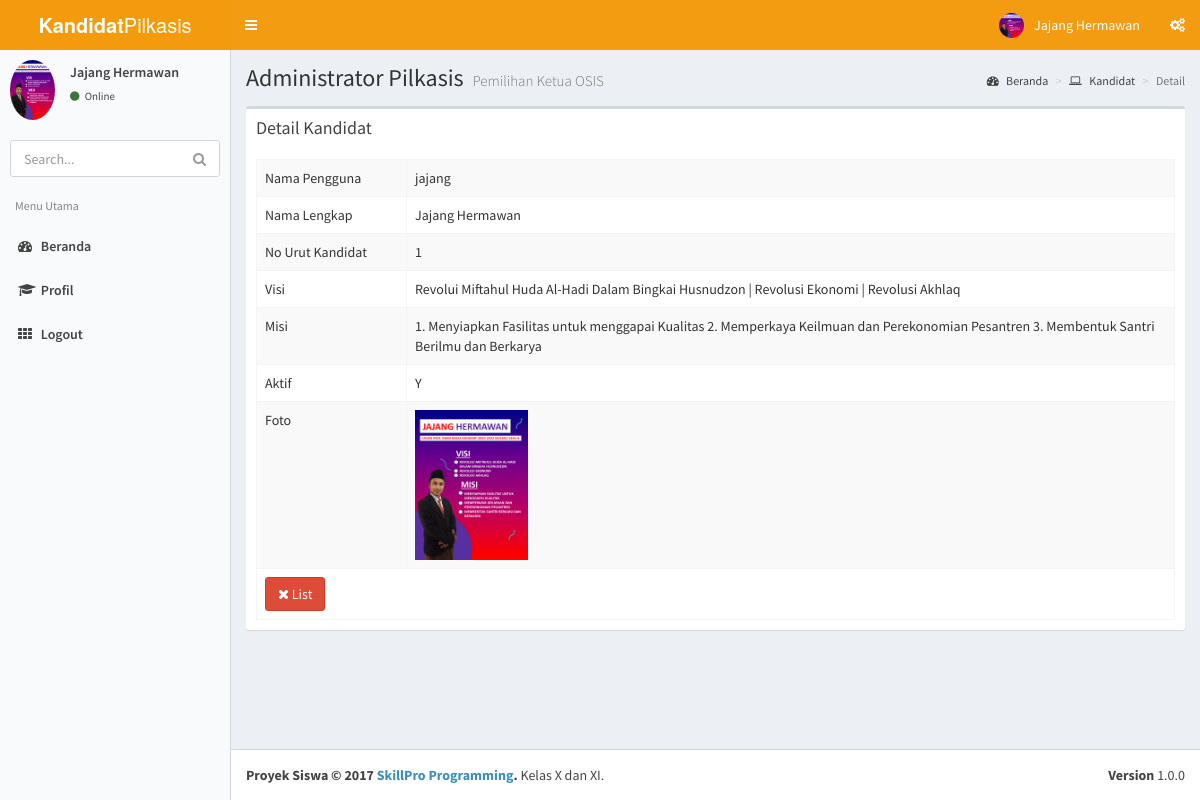
The page /kandidat/index.php?m=kandidat&s=detail&idp=10 (signed in) on the database its author committed.
### tables this page shows
CREATE TABLE `kandidat` (
  `idkandidat` int(2) NOT NULL,
  `username` varchar(25) NOT NULL,
  `password` varchar(32) NOT NULL,
  `nama` varchar(100) NOT NULL,
  `nokandidat` varchar(2) NOT NULL,
  `jumlahsuara` varchar(4) NOT NULL DEFAULT '0',
  `visi` varchar(100) NOT NULL,
  `misi` varchar(255) NOT NULL,
  `aktif` enum('Y','T') NOT NULL DEFAULT 'T',
  `foto` varchar(50) NOT NULL
);

### kandidat/modul/kandidat/detail.php (the view, shortened to what this page needs)
<?php include "atas.php"; ?>
  <div class="content-wrapper">
    <section class="content-header">
      <h1>
        Administrator Pilkasis
        <small>Pemilihan Ketua OSIS</small>
      </h1>
      <ol class="breadcrumb">
        <li><a href="."><i class="fa fa-dashboard"></i> Beranda</a></li>
        <li><a href="?m=kandidat"><i class="fa fa-laptop"></i> Kandidat</a></li>
        <li class="active">Detail</li>
      </ol>
    </section>
	<section class="content">
      <div class="row">
        <div class="col-xs-12">
          <div class="box">
            <div class="box-header">
              <h3 class="box-title">Detail Kandidat</h3>
            </div>
            <div class="box-body">
<?php
$id=$_GET['idp'];
include "../sambungan.php";
$sql="SELECT * FROM kandidat WHERE idkandidat='$id'";
$query=mysqli_query($koneksi,$sql);
$r=mysqli_fetch_assoc($query);
?>
              <table id="pilkasis1" class="table table-bordered table-hover table-striped">
                <tbody>
					<tr>
						<td width=150>Nama Pengguna</td>
						<td><?php echo$r['username'];?></td>
					</tr>
					<tr>
						<td>Nama Lengkap</td>
						<td><?php echo$r['nama'];?></td>
					</tr>
					<tr>
						<td>No Urut Kandidat</td>
						<td><?php echo$r['nokandidat'];?></td>
					</tr>
					<tr>
						<td>Visi</td>
						<td><?php echo$r['visi'];?></td>
					</tr>
					<tr>
						<td>Misi</td>
						<td><?php echo$r['misi'];?></td>
					</tr>
					<tr>
						<td>Aktif</td>
						<td><?php echo $r['aktif'];?></td>
					</tr>
					<tr>
						<td>Foto</td>
						<td>
<?php
						if ($r['foto']!=''){
						  echo "<img src=\"../gambar/kandidat/$r[foto]\" height=150 />";
						}
						else{
						  echo "<img src=\"../gambar/kandidat/0.jpg\">";
						}
?>
					</tr>
					<tr>
						<td colspan=2>
						<a href="?m=kandidat" class="btn btn-large btn-danger"><i class="fa fa-times"></i> List</a></td>
					</tr>
                </tbody>
              </table>
            </div>
          </div>
        </div>
      </div>
    </section>
<?php include "bawah.php"; ?>

### rows shown on the page
kandidat: username "jajang", nama "Jajang Hermawan", nokandidat "1", visi "Revolui Miftahul Huda Al-Hadi Dalam Bingkai Husnudzon | Revolusi Ekonomi | Revolusi Akhlaq", misi "1. Menyiapkan Fasilitas untuk menggapai Kualitas 2. Memperkaya Keilmuan dan Perekonomian Pesantren 3. Membentuk Santri Berilmu dan Berkarya", aktif "Y", foto (picture)

### other values the page prints
$_SESSION['namakkasis'] "Jajang Hermawan"
